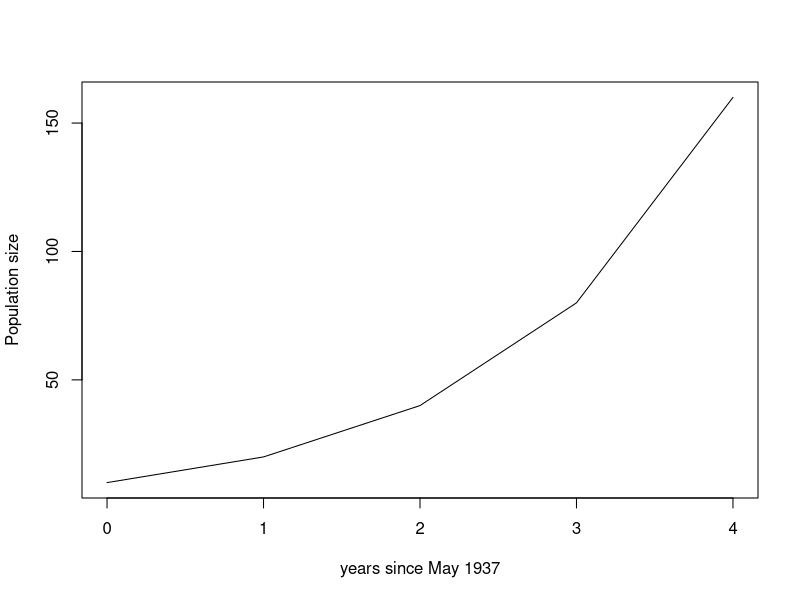
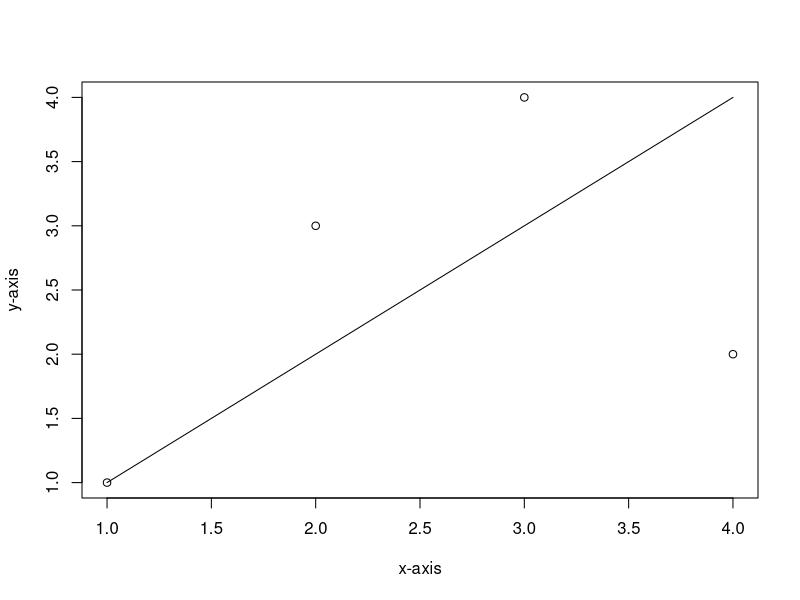

Write the R code that produced these figures, in order.
## ---- chunk 1
lambda <- 2
N0 <- 10
df <- data.frame(time = 0, popn.size = 10)
for(t in seq(1,4,1)){
  val <- N0*lambda^t
  new.result <- data.frame(time = t, popn.size = val)
  df <- rbind(df, new.result)
}
plot(df$time, df$popn.size, typ = "l", xlab = "years since May 1937", ylab = "Population size")
## ---- chunk 2
plot(seq(1,4), c(1,3,4,2), ylab = "y-axis", xlab = "x-axis")
lines(seq(1,4), seq(1,4))
## ---- chunk 3
# To be added
